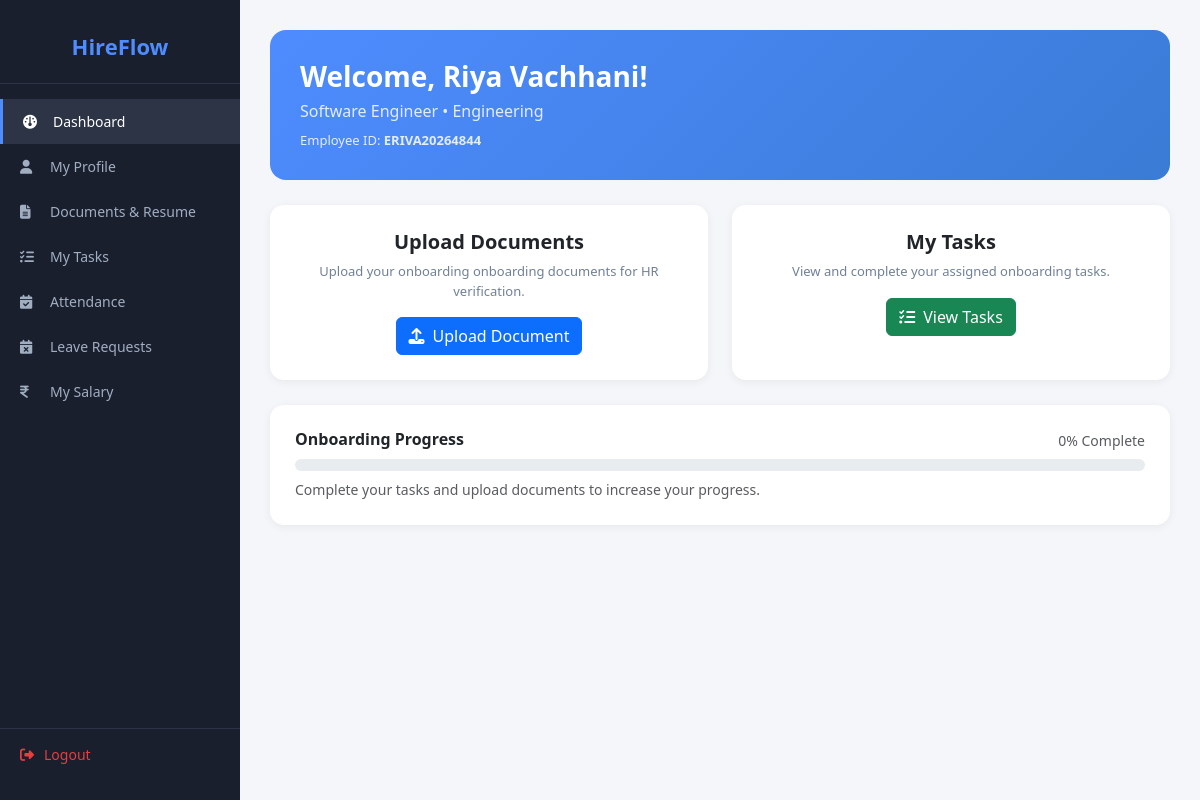
Screenshot of /employee/dashboard/ (signed in) with the database file from the repository.
### accounts/models.py (models this page shows, shortened)
class Employee(models.Model):
    ROLE_CHOICES = [
        ('HR', 'HR'),
        ('EMPLOYEE', 'Employee'),
    ]
    STATUS_CHOICES = [
        ('onboarding', 'Onboarding'),
        ('active', 'Active'),
        ('inactive', 'Inactive'),
    ]
    user = models.OneToOneField(User, on_delete=models.CASCADE)
    employee_id = models.CharField(max_length=20, unique=True)
    role = models.CharField(max_length=10, choices=ROLE_CHOICES)
    full_name = models.CharField(max_length=100)
    email = models.EmailField(unique=True)
    phone = models.CharField(max_length=15, blank=True)
    department = models.CharField(max_length=100, blank=True)
    position = models.CharField(max_length=100, blank=True)
    joining_date = models.DateField(null=True, blank=True)
    status = models.CharField(max_length=20, choices=STATUS_CHOICES, default='onboarding')
    resume = models.FileField(upload_to='resumes/', blank=True, null=True)
    skills = models.TextField(blank=True)
    onboarding_progress = models.IntegerField(default=0)

### onboarding/views.py (the view)
    def wrapper(request, *args, **kwargs):
        if not request.user.is_authenticated:
            return redirect('/')
        try:
            Employee.objects.get(user=request.user, role='EMPLOYEE')
        except Employee.DoesNotExist:
            return redirect('/')
        return view_func(request, *args, **kwargs)

### onboarding/context_processors.py (called while the page is built)
def user_role(request):
    is_hr       = False
    is_employee = False
    if request.user.is_authenticated:
        try:
            emp         = Employee.objects.get(user=request.user)
            is_hr       = emp.role == 'HR'
            is_employee = emp.role == 'EMPLOYEE'
        except Employee.DoesNotExist:
            pass
    return {'is_hr': is_hr, 'is_employee': is_employee}

### onboarding/views.py (called while the page is built)
def employee_required(view_func):
    def wrapper(request, *args, **kwargs):
        if not request.user.is_authenticated:
            return redirect('/')
        try:
            Employee.objects.get(user=request.user, role='EMPLOYEE')
        except Employee.DoesNotExist:
            return redirect('/')
        return view_func(request, *args, **kwargs)
    return wrapper

@employee_required
def employee_dashboard(request):
    emp = Employee.objects.get(user=request.user)
    return render(request, 'employee_dashboard.html', {'employee': emp})

### templates/employee_dashboard.html (shortened to what this page needs)
{% extends "base.html" %}
{% block content %}
<div class="welcome-card">
    <h3>Welcome, {{ employee.full_name }}!</h3>
    <p>{{ employee.position }} &bull; {{ employee.department }}</p>
    <p class="mt-2" style="font-size:13px;">
        Employee ID: <strong>{{ employee.employee_id }}</strong>
    </p>
</div>
<div class="row g-4">
    <div class="col-md-6">
        <div class="action-card">
            <h5>Upload Documents</h5>
            <p>Upload your onboarding onboarding documents for HR verification.</p>
            <a href="/employee/upload-document/" class="btn btn-primary">
                <i class="fa fa-upload me-2"></i>Upload Document
            </a>
        </div>
    </div>
    <div class="col-md-6">
        <div class="action-card">
            <h5>My Tasks</h5>
            <p>View and complete your assigned onboarding tasks.</p>
            <a href="/employee/tasks/" class="btn btn-success">
                <i class="fa fa-tasks me-2"></i>View Tasks
            </a>
        </div>
    </div>
</div>
<div class="progress-card">
    <div class="d-flex justify-content-between mb-2">
        <h6 class="fw-bold mb-0">Onboarding Progress</h6>
        <span class="text-muted small">{{ employee.onboarding_progress }}% Complete</span>
    </div>
    <div class="progress" style="height:12px; border-radius:6px;">
    </div>
    <p class="text-muted small mt-2 mb-0">
        Complete your tasks and upload documents to increase your progress.
    </p>
</div>
{% endblock %}

### templates/base.html (style rules this page uses)
body { display: flex; min-height: 100vh; background: #f4f6f9; }

### templates/employee_dashboard.html (style rules this page uses)
.welcome-card { background: linear-gradient(135deg, #4e8cff, #3a7bd5); color: white; border-radius: 16px; padding: 30px; margin-bottom: 25px; }
.welcome-card h3 { font-weight: 700; margin: 0; }
.welcome-card p { margin: 5px 0 0; opacity: 0.85; }
.action-card { background: white; border-radius: 14px; padding: 25px; box-shadow: 0 2px 10px rgba(0,0,0,0.06); height: 100%; text-align: center; }
.action-card h5 { font-weight: 700; }
.action-card p { color: #718096; font-size: 13px; }
.progress-card { background: white; border-radius: 14px; padding: 25px; box-shadow: 0 2px 10px rgba(0,0,0,0.06); margin-top: 25px; }

### rows the page displays
Employee: full_name "Riya Vachhani", position "Software Engineer", department "Engineering", employee_id "ERIVA20264844", onboarding_progress "0"
